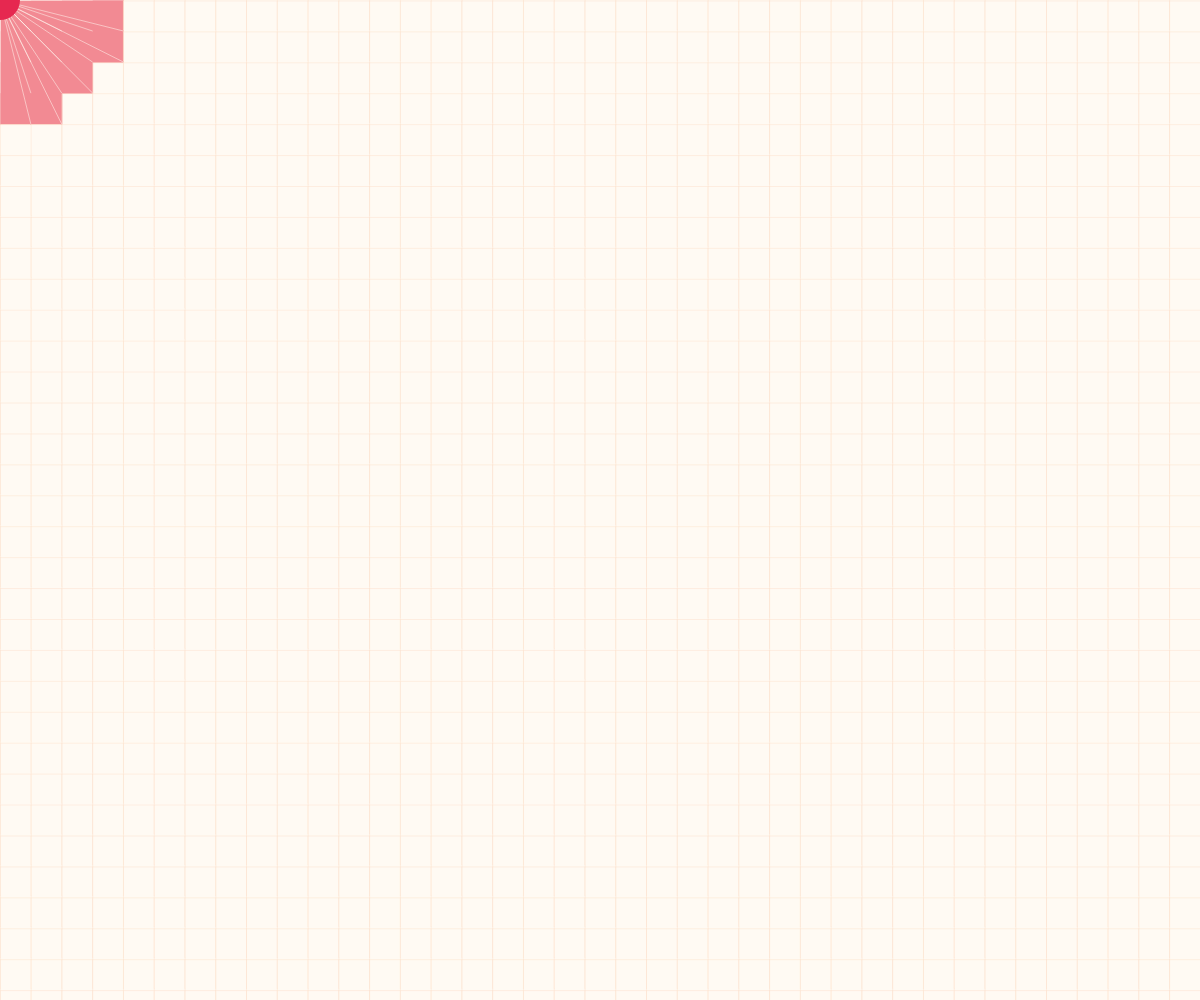
Frame 1 (no input)
Frame 60 (no input): identical to frame 1, image omitted
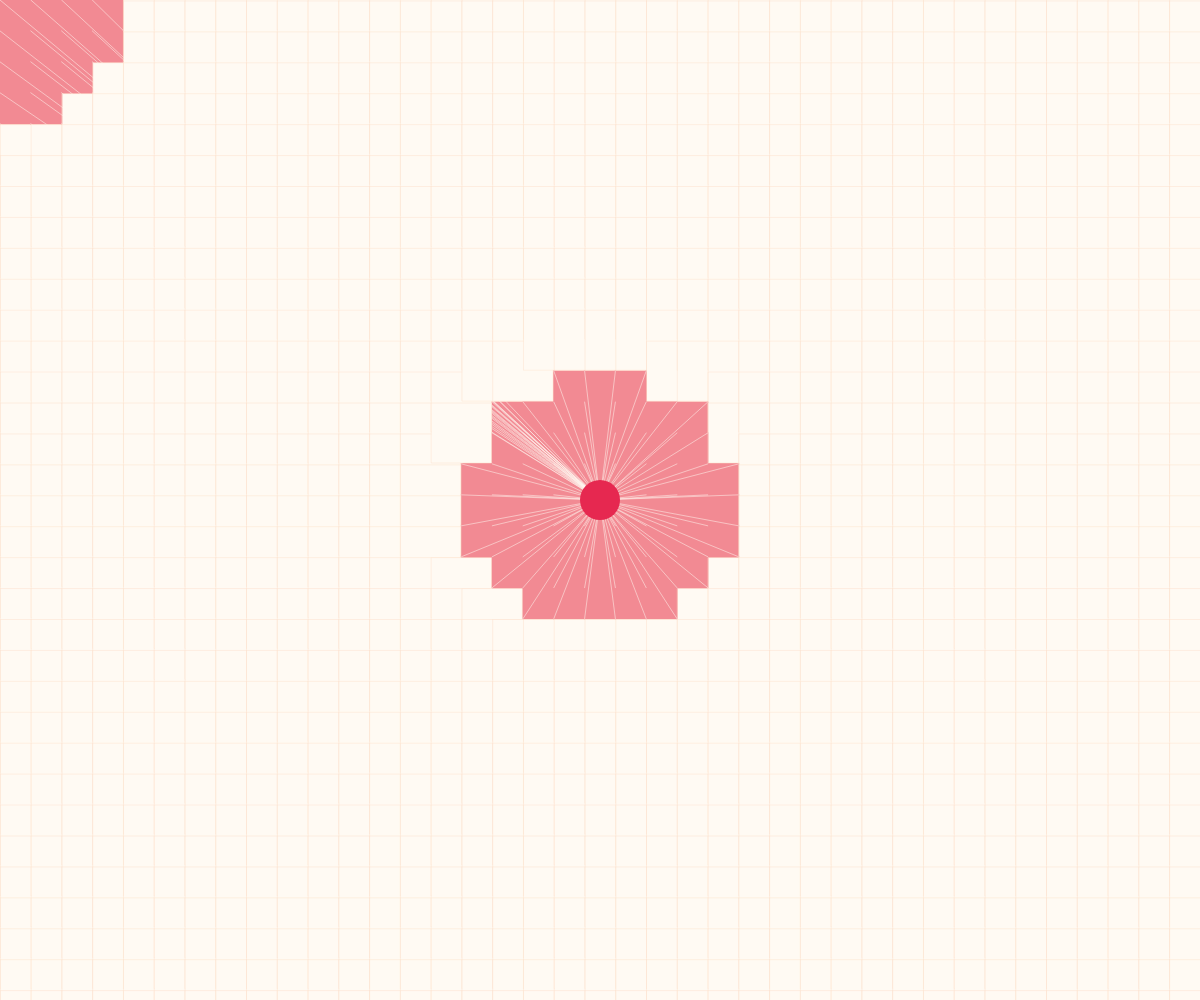
Frame 120 (the mouse pressed at the canvas centre since frame 60)

The p5.js sketch that drew these frames (run headless with seeded random() and noise() and a simulated clock; from frame 60 on, the mouse is pressed at the canvas centre):

// p5.js sketch
// ── sketch.js
// Pia Scharf - 2020

let grid;

let w;
let h;

let size;


function setup() {

  w = windowWidth;
  h = windowHeight;
  size = 60;

  createCanvas(w, h);


  grid = new Grid(w / 30, h / 30, size); // anzahl, groesse
  grid.initGrid();

  rectMode(CENTER);
  strokeWeight(0.5);
  
    //init mouse in center
  mouseX = w/2;
  mouseY = h/2;

}

function draw() {

  background(242, 138, 147); // Salmon Pink
  grid.displayGrid();
  grid.displayUser();
}



class Grid {
  
  constructor(numX, numY, temp_s) {

    this.numberX = numX;
    this.numberY = numY;
    this.s = temp_s;
    this.tiles = [];
    this.userR = w/30;

  }


  initGrid() {

    for (let i = 0; i < this.numberX; i++) {
      for (let j = 0; j < this.numberY; j++) {

        let ii = map(i, 0, this.numberX - 1, 0, width);
        let jj = map(j, 0, this.numberY - 1, 0, height);

        let tile = new Tile(ii, jj, this.s);
        this.tiles.push(tile);

      }
    }
  }

  displayGrid() {

    for (let i = 0; i < this.tiles.length; i++) {
      let til = this.tiles[i];

      til.move();
    }

    for (let j = 0; j < this.tiles.length; j++) {
      let til = this.tiles[j];

      til.display();

    }

  }



  displayUser() {

    push();
    fill(230, 40, 80); //Amaranth
    noStroke();
    ellipse(mouseX, mouseY, this.userR, this.userR);
    pop();

  }


}


class Tile {

  constructor(x, y, temp_s) {

    this.originX = x;
    this.originY = y;

    this.x = 0;
    this.y = 0;
    this.s = temp_s;
    this.c = color(255, 253, 249); //Baby Powder
    this.strokerize = true;

    this.lineup = false;



  }


  move() {
            let rad = size*2.5; 

    let d = dist(mouseX, mouseY, this.originX, this.originY);

    if (d < rad) {

      this.strokerize = false;
      this.lineup = true;

    }

    if (this.lineup) {

      push();
      stroke(255, 250, 243); // Floral White
      strokeWeight(0.5);
      line(this.originX, this.originY, mouseX, mouseY);
      pop();

    }

  }




  display() {

    push();
    translate(this.originX, this.originY);


    if (this.strokerize) {

      stroke(252, 224, 205); //Unbleached Silk
      fill(255, 250, 243); // Floral White
      rect(this.x, this.y, this.s, this.s);

    } else {

      noStroke();
      noFill();

      rect(this.x, this.y, this.s, this.s);

    }

    pop();
  }


}
